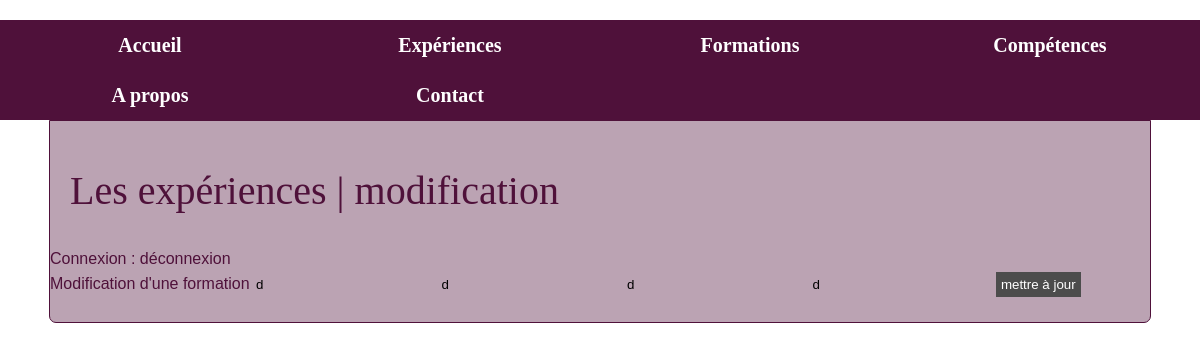
/admin/modif_formation.php?id_formation=3, run on the app's committed database.
### tables this page shows
CREATE TABLE `formation` (
  `id_formation` int(11) NOT NULL,
  `titre_f` varchar(45) NOT NULL,
  `sous_titre_f` varchar(45) NOT NULL,
  `date_f` varchar(45) NOT NULL,
  `description_f` text NOT NULL,
  `id_utilisateur` int(11) NOT NULL
);

### admin/modif_formation.php (the view, shortened to what this page needs)
<?php require("../connexion/connexion.php"); ?>
<?php
	$id_formation = $_GET['id_formation'];
	$sql = $pdo -> query("SELECT * FROM formation WHERE id_formation = '$id_formation'");
	$ligne_formation = $sql->fetch();
?>
<!DOCTYPE html>
<html>
<head>
	<link rel="stylesheet" type="text/css" href="../css/style.css">
</head>
<body>
	<header>
		<?php require("../admin/admin_menu.php"); ?>
	</header>
	<div class="wrapper">
		<h1> Les expériences | modification </h1>
		<div id="menu">
			<h2>Connexion : déconnexion</h2>
		</div>
		<div id="contenuPrincipal">
			<div>
					<form action="modif_formation.php" method="POST">
					<label>Modification d'une formation</label>
						<input type="text" name="titre_f" value="<?= $ligne_formation['titre_f']; ?>" required>
						<input type="text" name="sous_titre_f" value="<?= $ligne_formation['sous_titre_f']; ?>" required>
						<input type="text" name="date_f" value="<?= $ligne_formation['date_f']; ?>" required>
						<input type="text" name="description_f" value="<?= $ligne_formation['description_f']; ?>" required>
						<input type="submit" value="mettre à jour">
					</form>
			</div>
		</div>
	</div>
</body>
</html>

### css/style.css (style rules this page uses)
html, body, div, span, applet, object, iframe, h1, h2, h3, h4, h5, h6, p, blockquote, pre, a, abbr, acronym, address, big, cite, code, del, dfn, em, img, ins, kbd, q, s, samp, small, strike, strong, sub, sup, tt, var, b, u, i, center, dl, dt, dd, ol, ul, li, fieldset, form, label, legend, table, caption, tbody, tfoot, thead, tr, th, td, article, aside, canvas, details, embed, figure, figcaption, footer, header, hgroup, menu, nav, output, ruby, section, summary, time, mark, audio, video { margin: 0; padding: 0; border: 0; font-size: 100%; font: inherit; vertical-align: baseline; }
article, aside, details, figcaption, figure, footer, header, hgroup, menu, nav, section { display: block; }
body { line-height: 1; }
body { background-color:white; color: #4F113A; font-family: 'Ubuntu', sans-serif; }
.wrapper { background-color: #BBA3B3; width: 1100px; margin: 0 auto; padding-bottom: 20px; padding-top: 40px; margin-top: 20px; border: 1px solid #4F113A; border-radius: 0px 0px 7px 7px; }
h1 { font-size: 40px; padding-left: 20px; padding-top: 10px; margin-bottom: 40px; font-family: 'Indie Flower', cursive; }
input[type=submit] { background-color: #4C4C4C; font-family: 'Ubuntu', sans-serif; color: white; margin-top: 5px; margin-bottom: 5px; border: none; padding: 5px; }
input[type=text] { background-color: transparent; border: none; }

### data on the page
formation: titre_f "d", sous_titre_f "d", date_f "d", description_f "d"
